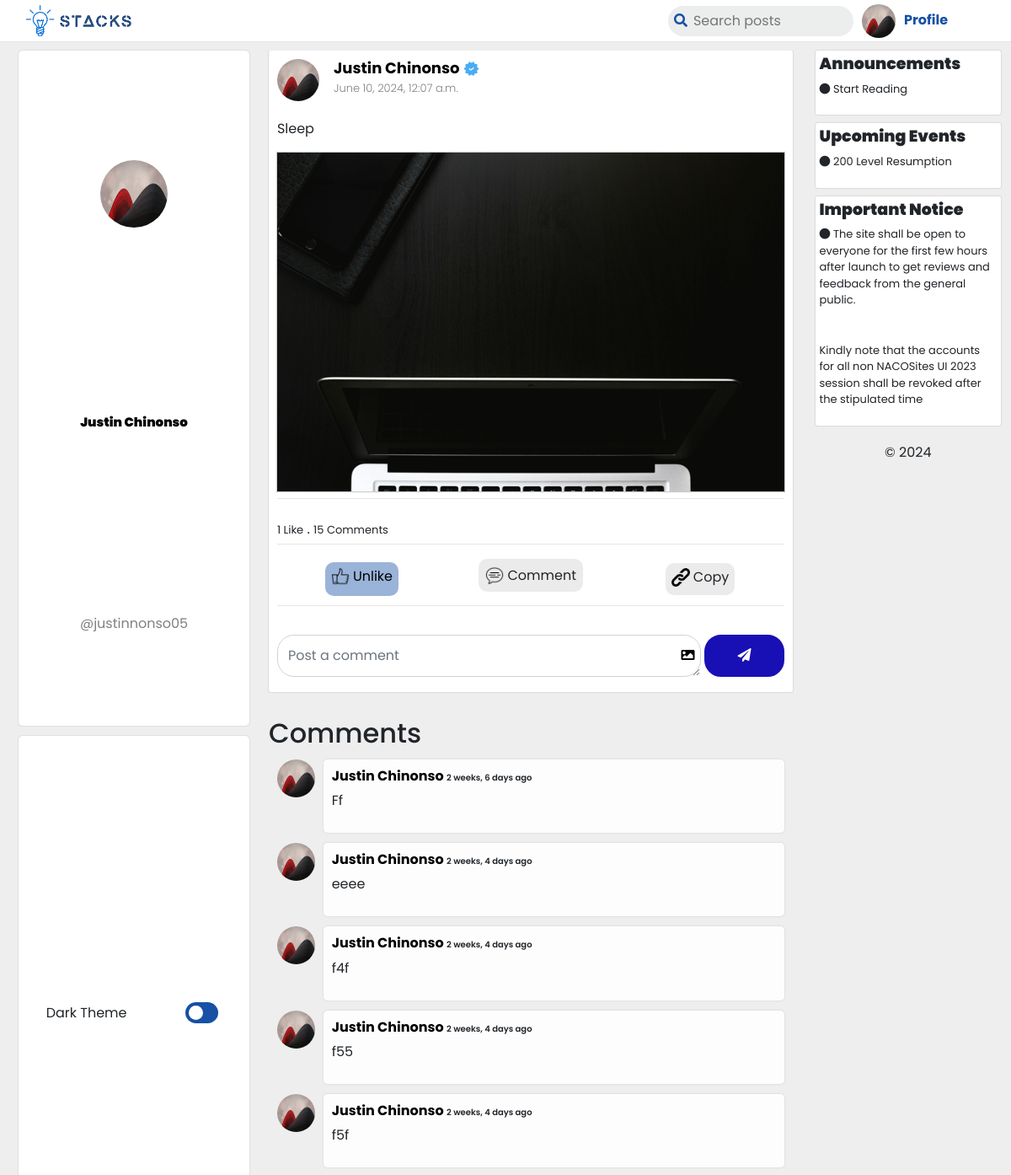
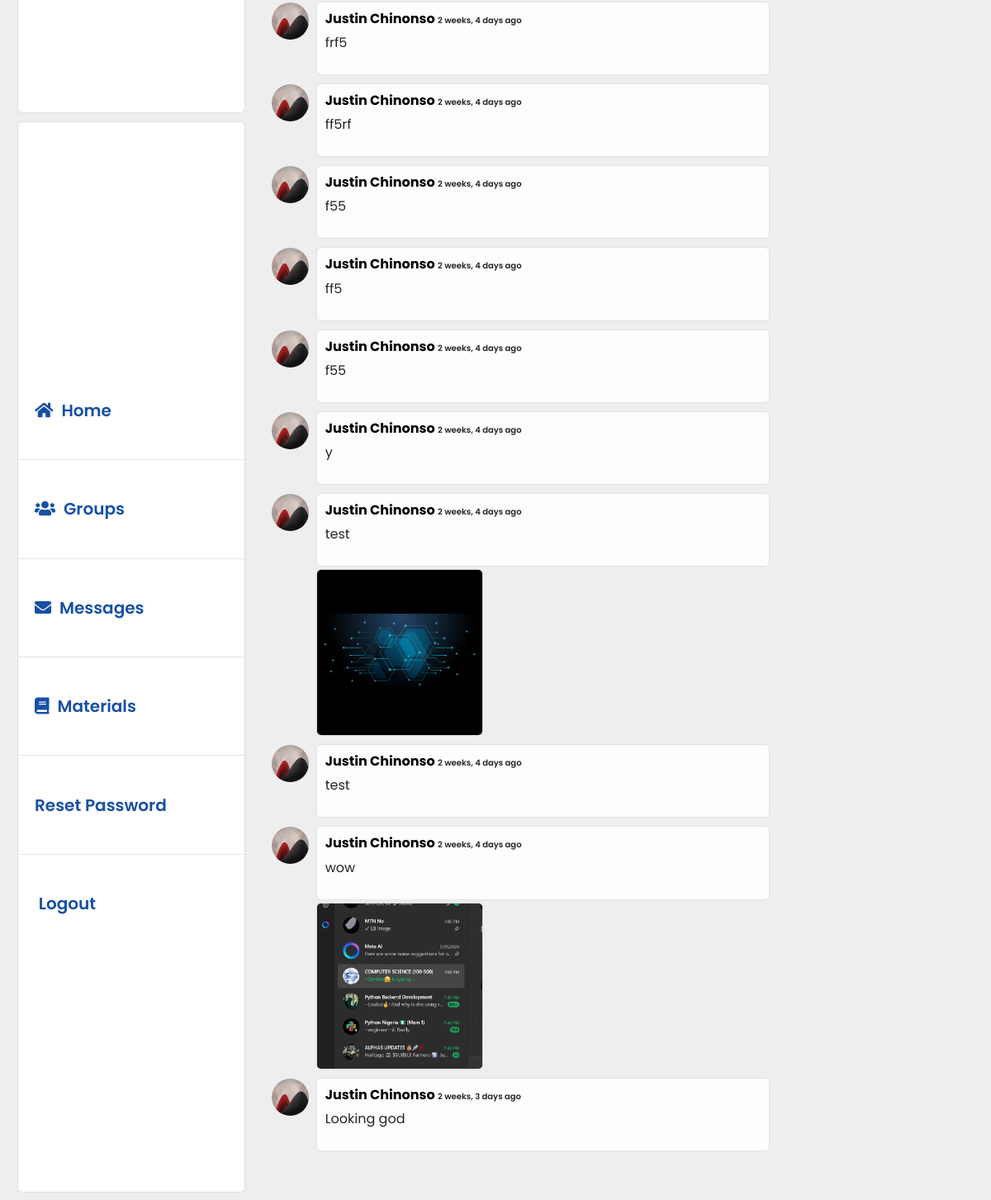
Screenshot of /posts/93/justinnonso05/ (signed in) with the database file from the repository (2 pictures, top to bottom).
### user/models.py (models this page shows, shortened)
class Profile(models.Model):
	user = models.OneToOneField(User, on_delete = models.CASCADE)
	verified = models.BooleanField(default=False)
	full_name = models.CharField(max_length = 200, default = "")
	Profile_picture = models.ImageField(blank = True, null = True, default = '', upload_to = 'profile_pics')
	bio = models.TextField(max_length = 150, default = "", blank = True, null = True)
	tech_stack = models.CharField(max_length =100, default = "", blank = True, null = True)
	current_city = models.CharField(max_length = 100, default = "", blank = True, null = True)
	Website_or_Portfolio_link = models.URLField(default = "", blank = True, null = True)
	likes = models.ManyToManyField(User, related_name='liked_profile', blank=True)

### main/models.py (models this page shows, shortened)
class Post(models.Model):
	author = models.ForeignKey(Profile, on_delete = models.CASCADE)
	Post_image = models.ImageField(blank = True, null = True, default = None, verbose_name = "Add Image", upload_to = 'Post_images')
	date_posted = models.DateTimeField(default = timezone.now)
	content = models.TextField()
	likes = models.ManyToManyField(User, related_name='liekd_posts', blank=True)
	def total_likes(self):
		return self.likes.count()

class Comment(models.Model):
	post = models.ForeignKey(Post, on_delete=models.CASCADE, related_name = 'comments')
	user = models.ForeignKey(User, on_delete = models.CASCADE, default=None)
	comment_image = models.ImageField(blank = True, null = True, default = None, verbose_name = "Add Image", upload_to = 'Post_images')
	date_commented = models.DateTimeField(default = timezone.now)
	content = models.TextField()

### main/views.py (the view)
# urls.py: path('posts/<int:pk>/<str:username>/', PostDetailView.as_view(), name = 'post-detail'),
class PostDetailView(LoginRequiredMixin, DetailView):
    model = Post
    template_name = 'main/detail-post.html'
    context_object_name = 'post'
    def get_context_data(self, **kwargs):
        context = super().get_context_data(**kwargs)
        context['title'] = 'Post'
        context['comment_form'] = CommentForm()
        return context
    def get_queryset(self):
        queryset = super().get_queryset()
        queryset = queryset.annotate(num_comments=Count('comments'))
        return queryset
    def post(self, request, *args, **kwargs):
        comment_form = CommentForm(request.POST, request.FILES)
        if comment_form.is_valid():
            post = get_object_or_404(Post, pk=request.POST.get('post_id'))
            comment = comment_form.save(commit=False)
            comment.user = self.request.user
            comment.post = post
            comment.save()
            return redirect('post-detail', pk=post.pk, username=request.user.username)
        else:
            context = self.get_context_data(**kwargs)
            context['comment_form'] = comment_form
            return self.render_to_response(context)

### main/forms.py
class CommentForm(forms.ModelForm):
	class Meta:
		model = Comment
		fields = ['content', 'comment_image']

### main/templates/main/detail-post.html (shortened to what this page needs)
{% extends "main/base.html" %}
{% load static %}
{% load widget_tweaks %}
{% load crispy_forms_tags %}
	{% block content %}
		<div class="home" id="allPosts">
			<div class="posts-container">
				<div class="posts">
					<div class="author">
						{% if post.author.Profile_picture %}
							<a href="{% url 'user-profile' post.author.user.username %}"><img src="{{ post.author.Profile_picture.url }}"></a><h2 class="author"><a class="post-author" href="{% url 'user-profile' post.author.user.username %}">{{ post.author.full_name }}{% if post.author.verified %}<img class="verified" src="{% static 'main/verified.png' %}">{% endif %}</a><br><span class="date">{{ post.date_posted }}</h2>
						{% endif %}
					</div>
					<p class="content">{{ post.content|linebreaksbr|urlize|safe }}</p>
					{% if post.Post_image %}
						<div class="post-image"><img class="post-image" src="{{ post.Post_image.url }}"></div>
					{% endif %}<hr>
					<div class="likes">
						{% if post.total_likes == 1 or post.total_likes == 0 %}
							<label>{{ post.total_likes }} Like</label>&nbsp;.&nbsp;<label>{{ post.num_comments }} Comments</label>
						{% else %}
							<label>{{ post.total_likes }} Likes</label>&nbsp;.&nbsp;<label>{{ post.num_comments }} Comments</label>
						{% endif %}
					</div><hr>
					<div class="comment">
						<div class="like">
							<form class="like" action="{% url 'like-post' post.id %}" method="POST">
								{% if user.is_authenticated %}
									{% if user in post.likes.all %}
										<button type="submit" style="background-color: rgba(23, 80, 164, .43) !important; border-radius: 10px; padding: 5px 7px 3px 7px;"><img src="{% static 'main/like.png' %}">&nbsp;<label>Unlike</label></button>
									{% else %}
										<button type="submit"><img src="{% static 'main/like.png' %}">&nbsp;<label>Like</label></button>
									{% endif %}
								{% endif %}
							</form>
						</div>
						<div><a class="comment"><img src="{% static 'main/comment.png' %}">&nbsp;<label>Comment</label></a></div>
						<div class="share" id="copy_link" onclick='copy("http://cscui23.pythonanywhere.com/posts/{{ post.pk }}/{{ post.author.user.username }}", "{{ post.pk }}")'>
							<img src="{% static 'main/share.png' %}">&nbsp;<label><input type="text" value="" id="urlCopy" style="display: none;">Copy</label><span class="urlAlert" id="urlAlert-{{ post.pk }}">Link copied!</span>
						</div>
					</div>
					<hr>
					<div class="add-comment">
						<form method="post" enctype="multipart/form-data">
							<div>
								{{ comment_form.content|attr:"placeholder:Post a comment"|attr:"rows:1" }}
								<label class="add-image" for="id_comment_image"><i class="fas fa-image"></i></label>
								<button class="submit" type="submit"><i class="fas fa-paper-plane"></i></button>
							</div>
						</form>
					</div>
				</div>
			</div>
			<div class="comments-container">
				<h2>Comments</h2>
				{% for comment in post.comments.all %}
					<div class="comments-wrapper">
						<div class="comment-profile" id="image-com">
							{% if comment.user.profile.Profile_picture %}
							<a href="{% url 'user-profile' comment.user.username %}"><img class="rounded-circle comment-profile" src="{{ comment.user.profile.Profile_picture.url }}"></a>
							{% else %}
								<img class="rounded-circle comment-profile" src="{% static 'main/default.jpg' %}">
							{% endif %}
						</div>
						<section class="comment" id="comment-{{ comment.id }}">
							<h2><a href="{% url 'user-profile' comment.user.username %}">{{ comment.user.profile.full_name }}</a>&nbsp;<span>{{ comment.date_commented|timesince }} ago</span></h2>
							<p>{{ comment.content|linebreaksbr|urlize|safe }}</p>
						</section>
					</div>
					{% if comment.comment_image %}
						<div class="comment-image"><img class="" alt="comment image" src="{{ comment.comment_image.url }}"></div>
					{% endif %}
				{% empty %}
					<p>no comment</p>
				{% endfor %}
			</div>
		</div>
	{% endblock content%}

### main/templates/main/base.html (shortened to what this page needs)
{% load static %}
<!DOCTYPE html>
<html data-theme="light">
<head>
    <link rel="stylesheet" href="https://cdn.jsdelivr.net/npm/bootstrap@4.1.3/dist/css/bootstrap.min.css">
    <link rel="stylesheet" href="https://cdnjs.cloudflare.com/ajax/libs/font-awesome/5.15.4/css/all.min.css">
	<link rel="stylesheet" type="text/css" href="{% static 'main/style.css' %}">
	<link rel="stylesheet" type="text/css" href="{% static 'main/darkstyle.css' %}" id="dark-mode-stylesheet">
</head>
<body>
	<header>
		<label class="logo dark"><a href="{% url 'home' %}"><img src="{% static 'main/stacks3.png' %}"></a></label>
		<nav>
			{% if request.user.is_authenticated %}
				<div class="nav-logged">
					<div class="search"><form action="{% url 'search' %}" method="get" class="search-form" id="search_form"><button class="search" type="submit"><i id="search-icon" class="fa fa-search"></i></button><input class="search" type="search" name="key" placeholder="Search posts"></form>
					</div>
					{% if request.user.profile.Profile_picture %}
						<a class="top-profile-des" href="{% url 'user-profile' request.user.username %}"><img class="top-profile" src="{{ request.user.profile.Profile_picture.url }}">Profile</a>
					{% else %}
						<a class="top-profile-des" href="{% url 'user-profile' request.user.username %}"><img class="top-profile" src="{% static 'main/default.jpg' %}">Profile</a>
						<a class="top-profile-mob" href="#" id="top-profile"><img class="top-profile" src="{% static 'main/default.jpg' %}"></a>
					{% endif %}
				</div>
			{% else %}
				<div class="nav-no-logged">
					<a class="login" href="#">Go back</a>
			{% endif %}
		</nav>
	</header>
	<div class="content" id="dynamic-element1">
		<div class="menu" id="menu">
			<div class="user">
				{% if request.user.is_authenticated %}
					{% if request.user.profile.Profile_picture %}
						<p><a href="{% url 'user-profile' request.user.username %}"><img src="{{ request.user.profile.Profile_picture.url }}"></a></p>
					{% else %}
						<p><a href="{% url 'user-profile' request.user.username %}"><img src="{% static 'main/default.jpg' %}"></a></p>
					{% endif %}
					<p class="fullname"><a class="post-author" href="{% url 'user-profile' request.user.username %}">{{ user.profile.full_name }}</a></p>
					<p class="username">@{{ request.user.username }}</p>
				{% else %}
					<a href="{% url 'login' %}">Login</a>
			{% endif %}
			</div>
			<div class="dark-theme">
                <label>Dark Theme</label>
                <label class="switch" title="Toggle light/dark mode">
                    <span class="slider round"></span>
                </label>
            </div>
			<div class="menu-items">
				<a class="desk-item" href="{% url 'home' %}"><i class="fa fa-home"></i>Home</a><hr class="desk-hr">
				<a class="desk-item" href="{% url 'calendar' %}"><i class="fa fa-users"></i>Groups</a><hr class="desk-hr">
				<a class="desk-item" href="{% url 'message' %}"><i class="fa fa-envelope"></i>Messages</a><hr class="desk-hr">
				<a class="desk-item" href="{% url 'materials' %}"><i class="fa fa-book"></i>Materials</a><hr class="desk-hr">
				<a class="desk-item" href="{% url 'password_reset' %}">Reset Password</a><hr class="desk-hr">
				{% if request.user.is_authenticated %}
				<form method="POST" action="{% url 'logout' %}">
					<button type="submit" class="logout"> Logout</button>
				</form>
				{% else %}
				<a href="{% url 'login' %}"><i class="fa fa-sign-in"></i>Login</a>
				{% endif %}
			</div>
		</div>
		{% block content %}{% endblock %}
		<div class="right-side" id="right-side">
			<div class="discover">
			 	<h4>Announcements</h4>
			 	<p><i class="fa fa-circle"></i>&nbsp;Start Reading</p>
			</div>
			<div class="discover">
			 	<h4>Upcoming Events</h4>
			 	<p><i class="fa fa-circle"></i>&nbsp;200 Level Resumption</p>
			</div>
			<div class="discover">
			 	<h4>Important Notice</h4>
			 	<p><i class="fa fa-circle"></i>&nbsp;The site shall be open to everyone for the first few hours after launch to get reviews and feedback from the general public.</p><br><p>Kindly note that the accounts for all non NACOSites UI 2023 session shall be revoked after the stipulated time</p>
			</div>
		 	<div class="copywright">
				<div>&copy; 2024</div>
			</div>
		</div>
	</div>
</body>
</html>

### main/static/main/darkstyle.css (style rules this page uses)
hr { border-color: rgba(255, 255, 255, .2); }
i.fa-search { color: #2980b9; }
header { background-color: #181b20; }
div.content, div.menu, body { background-color: #1c1f27; }
label, p, h1, h2, h3, h4 { color: white; }
a.top-profile-des { color: #2980b9; }
div.user, div.posts, div.featured-wrapper, div.create-post, div.profile-content, div.login-content, div.signup-content, div.settings-container, div.dark-theme, div.photo-grid, div.discover { background-color: rgba(255, 255, 255, .1); }
div.comments-wrapper section { background-color: rgba(255, 255, 255, .1); }
div.user p.fullname a, div.author a { color: white; }
div.user p.username, div.posts span.date { color: rgba(255, 255, 255, .9); }
div.menu-items { background-color: rgba(255, 255, 255, .1); }
div.menu-items a, div.menu-items a i, button.logout { color: rgb(240, 240, 240); }
div.search input { color: white; background-color: rgba(255, 255, 255, .1); }
div.search input::placeholder, div.create-post textarea::placeholder, footer { color: white; }
div.comment { display: none; }
div.copywright div { color: white; }
div.like form button { background-color: rgba(255, 255, 255, .08) !important; }
div.share { background-color: rgba(255, 255, 255, .08) !important; }
a.comment { background-color: rgba(255, 255, 255, .08) !important; }
div.comments-wrapper section h2 a { color: white; text-decoration: none; }
label.dark { display: none !important; }

### main/templates/main/detail-post.html (style rules this page uses)
div.comment-image { border-radius: 5px; width: 200px; height: 200px; margin-top: 5px; max-width: 200px; box-shadow: 0px 0px 1px 1px rgba(0, 0, 0, .1); display: flex; flex-direction: column; background-color: black; max-height: 200px; position: relative; left: 10px; align-items: center; justify-content: center; overflow: hidden; }
div.comment-image img { max-width: 100%; width: 100%; }
label.add-image { color: black; cursor: pointer; text-align: center; align-items: center; justify-content: center; align-self: center; }
label.add-image i { position: relative; right: 5px; top: 4px; }
div.comments-wrapper section span { font-size: 10px; font-weight: 600; }
div.share label { cursor: pointer; }
div.likes { margin-top: -10px; }
form.like button { background-color: transparent; border: none; cursor: pointer; outline: none; }
img.comment-profile { height: 45px; width: 45px !important; margin-right: 8px; }
div.add-comment div { display: grid; gap: 2px; grid-template-columns: 1fr .05fr .2fr; }
div.add-comment div textarea { padding: 12px; border-radius: 20px; width: 105%; }
div.add-comment button { width: 100%; border-radius: 20px; }
div.home { padding-top: 0px; max-height: 100vh; overflow-y: scroll; margin-bottom: 10px; }
div.posts-container { padding-top: 0px; margin-top: 10px; height: auto !important; max-height: auto !important; overflow: none; }
div.posts { margin-top: 0px; }
div.content { grid-template-columns: .4fr .9fr .3fr; }
div.post-image { width: 100%; display: grid; margin-bottom: 10px; box-shadow: 0px 0px 1px 1px rgba(0, 0, 0, .2); grid-template-columns: repeat(1, 1fr); align-items: center; text-align: center; justify-content: center; justify-items: center; }
div.post-image img { max-width: 100%; }
div.user p { padding-top: 10px; }
a.comment { text-decoration: none; color: black; cursor: pointer; }
a.comment label { cursor: pointer; }

### rows the page displays
Post: author.Profile_picture (picture), author.full_name "Justin Chinonso", date_posted "June 10, 2024, 12:07 a.m.", content "Sleep", Post_image (picture), total_likes "1", num_comments "15"
Comment: user.profile.Profile_picture (picture), user.profile.full_name "Justin Chinonso", date_commented "2 weeks, 6 days", content "Ff"
Comment: user.profile.Profile_picture (picture), user.profile.full_name "Justin Chinonso", date_commented "2 weeks, 4 days", content "eeee"
Comment: user.profile.Profile_picture (picture), user.profile.full_name "Justin Chinonso", date_commented "2 weeks, 4 days", content "f4f"
Comment: user.profile.Profile_picture (picture), user.profile.full_name "Justin Chinonso", date_commented "2 weeks, 4 days", content "f55"
Comment: user.profile.Profile_picture (picture), user.profile.full_name "Justin Chinonso", date_commented "2 weeks, 4 days", content "f5f"
Comment: user.profile.Profile_picture (picture), user.profile.full_name "Justin Chinonso", date_commented "2 weeks, 4 days", content "frf5"
Comment: user.profile.Profile_picture (picture), user.profile.full_name "Justin Chinonso", date_commented "2 weeks, 4 days", content "ff5rf"
Comment: user.profile.Profile_picture (picture), user.profile.full_name "Justin Chinonso", date_commented "2 weeks, 4 days", content "f55"
Comment: user.profile.Profile_picture (picture), user.profile.full_name "Justin Chinonso", date_commented "2 weeks, 4 days", content "ff5"
Comment: user.profile.Profile_picture (picture), user.profile.full_name "Justin Chinonso", date_commented "2 weeks, 4 days", content "f55"
Comment: user.profile.Profile_picture (picture), user.profile.full_name "Justin Chinonso", date_commented "2 weeks, 4 days", content "y"
Comment: user.profile.Profile_picture (picture), user.profile.full_name "Justin Chinonso", date_commented "2 weeks, 4 days", content "test", comment_image (picture)
Comment: user.profile.Profile_picture (picture), user.profile.full_name "Justin Chinonso", date_commented "2 weeks, 4 days", content "test"
Comment: user.profile.Profile_picture (picture), user.profile.full_name "Justin Chinonso", date_commented "2 weeks, 4 days", content "wow", comment_image (picture)
Comment: user.profile.Profile_picture (picture), user.profile.full_name "Justin Chinonso", date_commented "2 weeks, 3 days", content "Looking god"

### other values shown
{{ user.profile.full_name }} "Justin Chinonso"
{{ request.user.username }} "justinnonso05"
